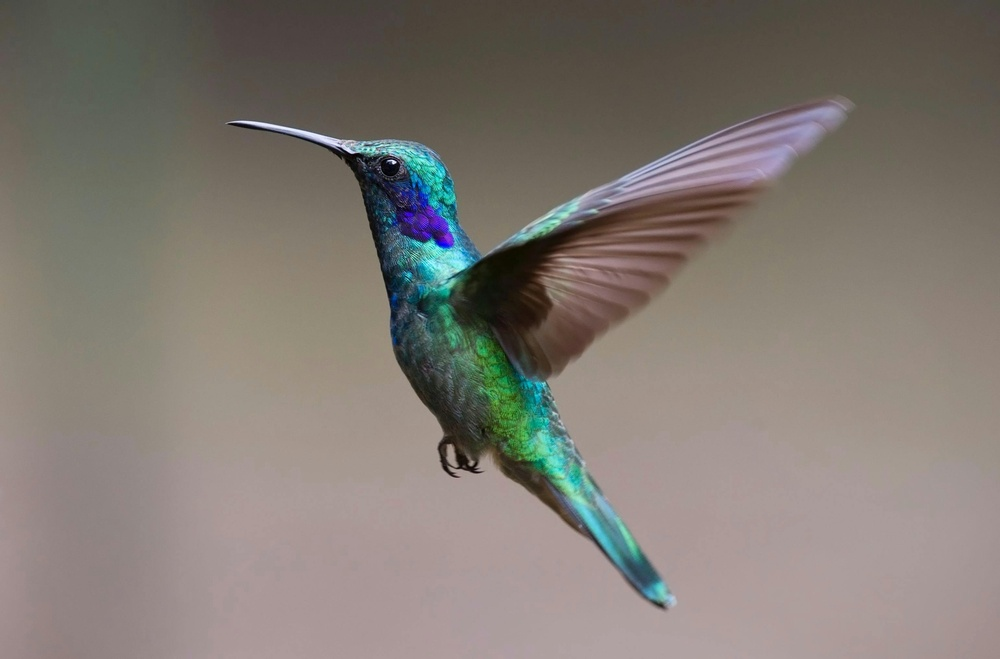
#> input picture scripts/bird.jpg, 1000 x 659 px, shrunk from 3082 x 2031 before the run
$ python images1.py --image bird.jpg
#> lines starting #> are read from the running program, lines starting #| are printed output that depends on the picture; after the words box and inside, x2 and y2 are one past the last pixel; in counts of white or black regions, pixels touching at a corner belong together
import argparse
import cv2

ap = argparse.ArgumentParser()
ap.add_argument("-i", "--image", required=True,
                help="path to input image")
args = vars(ap.parse_args())

image = cv2.imread(args["image"])
#> image is the input picture: shape (659, 1000, 3); mean B, G, R 114.9, 121.9, 129.1

(h, w, c) = image.shape[:3]
#> h = 659; w = 1000; c = 3
print(f"Wysokość obrazka: {h}")
#| Wysokość obrazka: 659
print(f"Szerokość obrazka: {w}")
#| Szerokość obrazka: 1000
print(f"Liczba kanałów: {c}")
#| Liczba kanałów: 3

# Odczyt piksela (0, 0)
(b, g, r) = image[0, 0]
#> b = 68; g = 74; r = 73
print(f"Wartości składowych kolorów: R - {r}, G - {g}, B - {b}")
#| Wartości składowych kolorów: R - 73, G - 74, B - 68

# Ustawienie pikseli (0:20, 0:20) na kolor zielony
# Kolejność kanałów w Pythonie to (B, G, R)
image[0:200, 0:200] = (0, 0, 255)
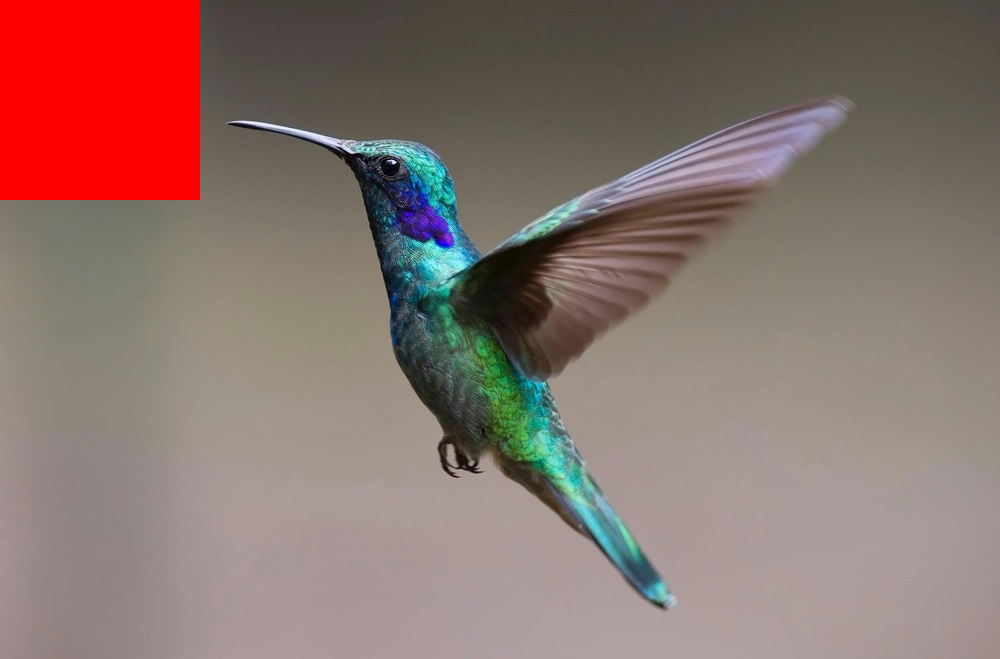
#> image: shape (659, 1000, 3); 6.07% of pixels changed, all inside (x1, y1, x2, y2) = (0, 0, 200, 200)

# Współrzędne środka obrazu (cX, cY) = (w // 2, h //2)
cX = w // 2
#> cX = 500
cY = h // 2
#> cY = 329
print(f"Współrzędne środka to: ({cX}, {cY})")
#| Współrzędne środka to: (500, 329)

cv2.imshow("Obrazek", image)
cv2.waitKey(0)

# Dzielimy obrazek na 4 części
tl = image[0:cY, 0:cX]
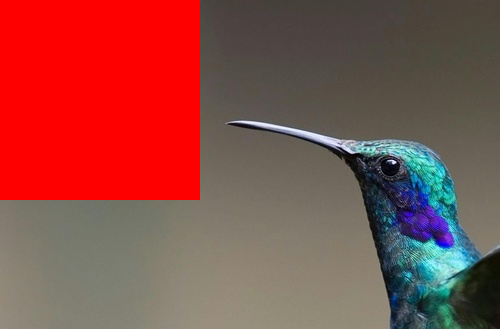
#> tl: shape (329, 500, 3); mean B, G, R 72, 77.3, 139
tr = image[0:cY, cX:w]
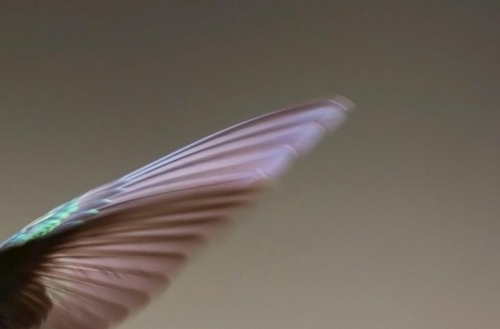
#> tr: shape (329, 500, 3); mean B, G, R 90.2, 98.9, 108.6
br = image[cY:h, cX:w]
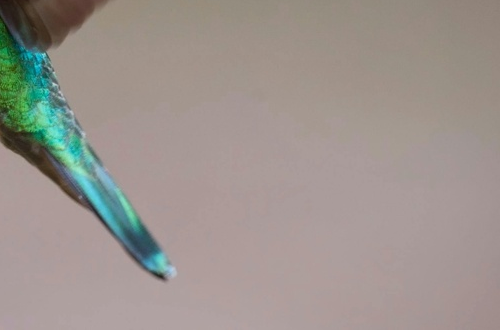
#> br: shape (330, 500, 3); mean B, G, R 141.7, 147.4, 155.6
bl = image[cY:h, 0:cX]
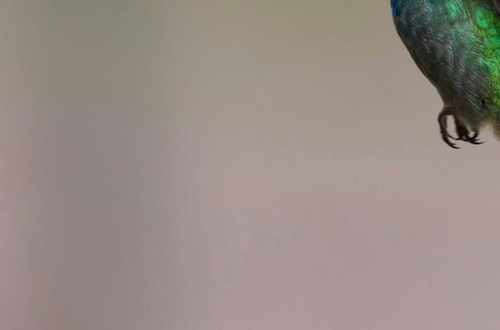
#> bl: shape (330, 500, 3); mean B, G, R 134.6, 140.4, 151.7

cv2.imshow("Top-Left Corner", tl)
cv2.imshow("Top-Right Corner", tr)
cv2.imshow("Bottom-Right Corner", br)
cv2.imshow("Bottom-Left Corner", bl)
cv2.waitKey(0)

cv2.imwrite("../obrazki/obrazek.png", image)
